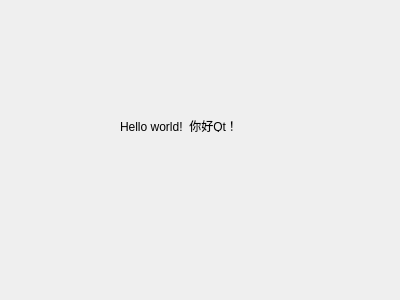
<?xml version="1.0" encoding="UTF-8"?>
<ui version="4.0">
 <class>HelloDialog</class>
 <widget class="QDialog" name="HelloDialog">
  <property name="geometry">
   <rect>
    <x>0</x>
    <y>0</y>
    <width>400</width>
    <height>300</height>
   </rect>
  </property>
  <property name="windowTitle">
   <string>Dialog</string>
  </property>
  <widget class="QLabel" name="label">
   <property name="geometry">
    <rect>
     <x>120</x>
     <y>120</y>
     <width>132</width>
     <height>12</height>
    </rect>
   </property>
   <property name="text">
    <string>Hello world!  你好Qt！</string>
   </property>
  </widget>
 </widget>
 <resources/>
 <connections/>
</ui>
